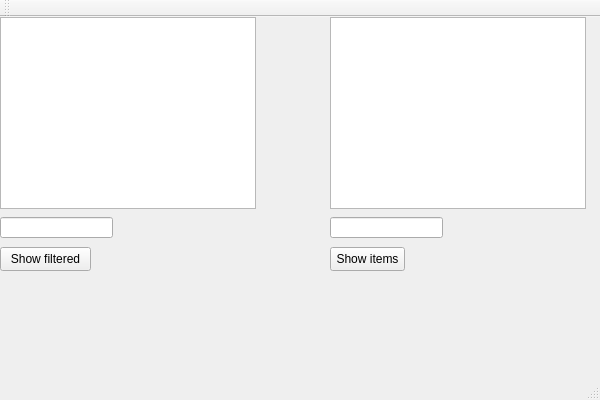
<?xml version="1.0" encoding="UTF-8"?>
<ui version="4.0">
 <class>TestClass</class>
 <widget class="QMainWindow" name="TestClass">
  <property name="geometry">
   <rect>
    <x>0</x>
    <y>0</y>
    <width>600</width>
    <height>400</height>
   </rect>
  </property>
  <property name="windowTitle">
   <string>Test</string>
  </property>
  <widget class="QWidget" name="centralWidget">
   <widget class="QListWidget" name="shoppingList">
    <property name="geometry">
     <rect>
      <x>0</x>
      <y>0</y>
      <width>256</width>
      <height>192</height>
     </rect>
    </property>
   </widget>
   <widget class="QListWidget" name="categoryList">
    <property name="geometry">
     <rect>
      <x>330</x>
      <y>0</y>
      <width>256</width>
      <height>192</height>
     </rect>
    </property>
   </widget>
   <widget class="QPushButton" name="categoryButton">
    <property name="geometry">
     <rect>
      <x>330</x>
      <y>230</y>
      <width>75</width>
      <height>24</height>
     </rect>
    </property>
    <property name="text">
     <string>Show items</string>
    </property>
   </widget>
   <widget class="QLineEdit" name="filteredLineEdit">
    <property name="geometry">
     <rect>
      <x>0</x>
      <y>200</y>
      <width>113</width>
      <height>21</height>
     </rect>
    </property>
   </widget>
   <widget class="QPushButton" name="filterButton">
    <property name="geometry">
     <rect>
      <x>0</x>
      <y>230</y>
      <width>91</width>
      <height>24</height>
     </rect>
    </property>
    <property name="text">
     <string>Show filtered</string>
    </property>
   </widget>
   <widget class="QLineEdit" name="categoryLineEdit">
    <property name="geometry">
     <rect>
      <x>330</x>
      <y>200</y>
      <width>113</width>
      <height>21</height>
     </rect>
    </property>
   </widget>
  </widget>
  <widget class="QMenuBar" name="menuBar">
   <property name="geometry">
    <rect>
     <x>0</x>
     <y>0</y>
     <width>600</width>
     <height>22</height>
    </rect>
   </property>
  </widget>
  <widget class="QToolBar" name="mainToolBar">
   <attribute name="toolBarArea">
    <enum>TopToolBarArea</enum>
   </attribute>
   <attribute name="toolBarBreak">
    <bool>false</bool>
   </attribute>
  </widget>
  <widget class="QStatusBar" name="statusBar"/>
 </widget>
 <layoutdefault spacing="6" margin="11"/>
 <resources>
  <include location="Test.qrc"/>
 </resources>
 <connections/>
</ui>
